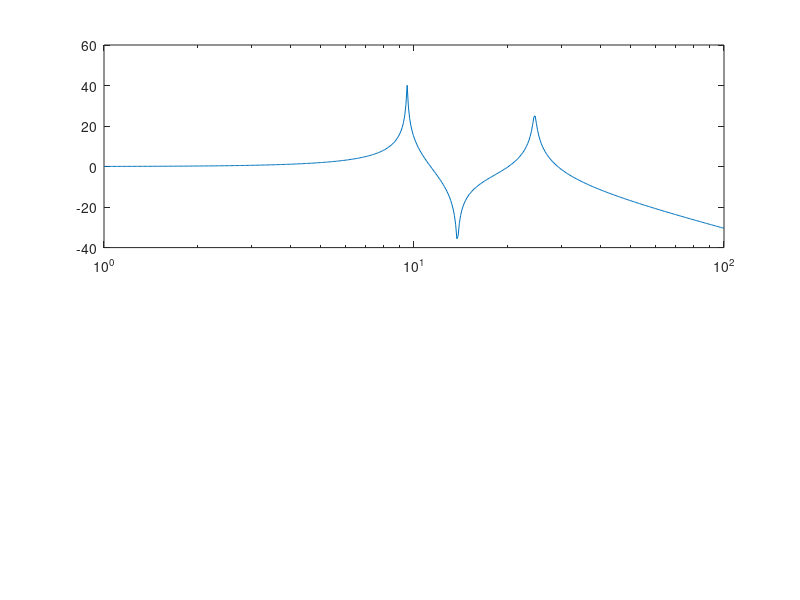

The MATLAB script that drew this image: (Note: this script raises an error after producing the figure.)
w2 = 9.5 * 2 *pi;
w1 = 13.8 *2 *pi;
w3 = 24.5 *2 *pi;
b1 = 0.005;
b2 = 0.003;
b3 = 0.01;
K = 1;

num = [1 2*b1*w1 w1^2];
den = conv([1 2*b2*w2 w2^2], [1 2*b3*w3 w3^2]);
Hij = K*w2^2*w3^2/w1^2*tf(num,den)


myf = logspace(0,2,500);
[m,p]=bode(Hij,2*pi*myf);
subplot(2,1,1),semilogx(myf,20*log10(abs(squeeze(m))));
hold on
plot(freq,ch2)
subplot(2,1,2),semilogx(myf,squeeze(p))
hold on 
plot(freq,phase)

